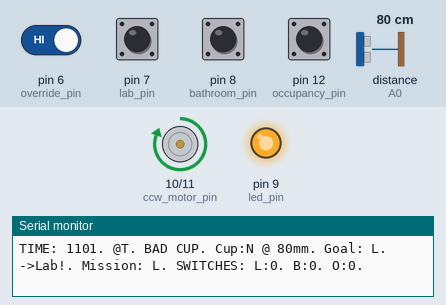
Simulated run of this sketch. Board: Arduino Nano, built with avr-gcc and run on an emulated ATmega328P. Shown: motor-driver pin pairs drawn as motors (green arrow = first pin HIGH = forward, orange = second pin HIGH = backward, longer = more drive), output pins drawn as LEDs (lit = HIGH), the last lines printed to the serial monitor. The test bench sets the inputs (shaded band); at power-on: pin 6 (override_pin), pin 7 (lab_pin), pin 8 (bathroom_pin) HIGH, pin 12 (occupancy_pin) LOW, distance to the obstacle (sensor on A0) 80 cm.

Above: at 1.2 s.
1.3 s: pin 7 (lab_pin) pulled LOW for 0.15 s
At 1.44 s:
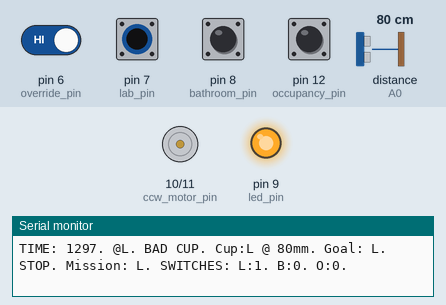
6.3 s: pin 7 (lab_pin) pulled LOW for 1 s
At 8.6 s:
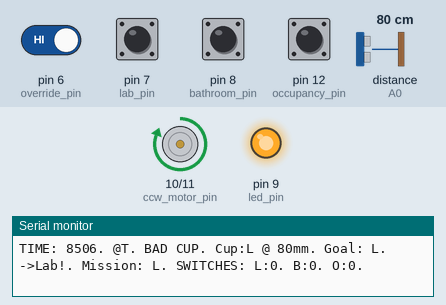
11.8 s: pin 6 (override_pin) driven LOW and pin 7 (lab_pin) driven LOW
At 16.3 s:
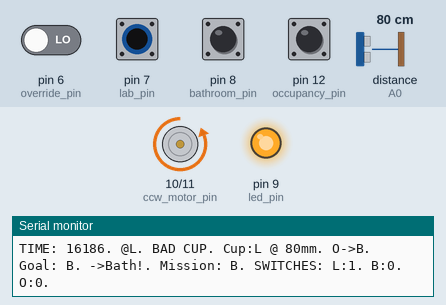
Timing chart, 0 to 17.3 s (numbered marks = the images above; inputs shaded):
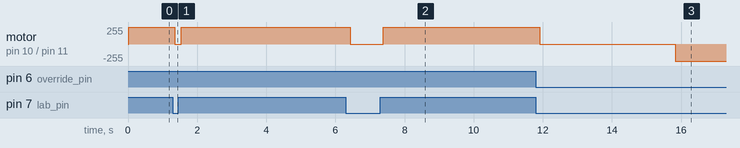

The sketch:

urine_v0.7.ino
```cpp
///////////////////////////////////////////////
////////////// URINE PASSTHROUGH //////////////
///////////////////////////////////////////////
//              BY TAYLOR ROAN               //
//      October, 2016 for GoForward, Inc.    //
//       Powered by Arduino Nano Board       //
//                                           //
// Meant to operate an automatic urine       //
// passthrough window with:                  //
//   * an occupancy sensor to determine      //
//     whether a user in the restroom is at  //
//     the window                            //
//   * an IR proximity sensor to determine   //
//     if anything is inside the passthrough //
//   * an LED ring to illuminate the         //
//     passthrough                           //
//   * two limit switches at either extent   //
//     of the motion to determine proper     //
//     positioning                           //
//   * a manual override button to rotate    //
//     the passtrhough when needed           //
//   * a DC motor to rotate the passthough   //
//     powered via an L298N driver board     //
///////////////////////////////////////////////
///////////////////////////////////////////////


///////////////////////////////////////////////
////////////// THE PRE-GAME SHOW //////////////
///////////////////////////////////////////////

/****** SENSORS ******/
// URINE CUP //
// Sharp GP2Y0A21YK0F IR proximity sensor
#include <SharpIR.h>
#define cup_pin A0 // pin to the output of the Sharp IR rangefinder
#define ir_mean 50 // (25) number of readings the library will make before calculating a mean distance
#define ir_diff 90 // (93) the difference between two consecutive measurements to be taken as valid
#define model 1080  // "working distance" int that determines your sensor, 1080 for GP2Y0A21Y, 20150 for GP2Y0A02Y
SharpIR sharp(cup_pin, ir_mean, ir_diff, model);
int floor_cutoff = 25; // [cm] distance from sensor to bottom of passthrough (which it should see when no cup present
int ir_distance = floor_cutoff; // [cm] distance from sensor to what it sees
int cup_cutoff = 20; // [cm] distance from sensor under which a cup is believed to be present
char cup_state = 'N'; // 'N'ew cup, 'U'ser has cup, 'F'ull cup, 'L'ab has cup
bool cup = false; // There is a cup in the passthrough

// OCCUPANCY //
// Sensky BS010l
#define occupancy_pin 12 // Pin to occupancy sensor output
bool user = false; // No user is there
bool user_state = false;  // No user last time you checked

// POSITIONING //
// Limit switches
#define lab_pin 7 // Pin to lab position limit switch (PIN 2 DOESN'T SEEM TO WORK!)
#define bathroom_pin 8 // Pin to bathroom position limit switch (PIN 2 DOESN'T SEEM TO WORK!)
bool toward_lab = false; // State of lab position limit switch
bool toward_bathroom = false; // State of bathroom position limit switch

// OVERRIDE //
#define override_pin 6 // Pin to lab position limit switch (PIN 2 DOESN'T SEEM TO WORK!)
bool override = false; // Whether or not we detect an override
// ^^ I should figure out how to make this an interrupt...

/****** MOTION ******/
// MOTORS //
#define cw_motor_pin 11 // The pin to drive the motor clockwise
#define ccw_motor_pin 10 // The pin to drive the motor counter clockwise
int rate = 255; // 0 is stop, from slowest 15 -> 255 for full speed
int move_time = 0; // ms
int current_position = 'C'; // can be "L" (lab), "B" (bathroom), "T" (transition), or C (confused)
char goal = 'L'; // can be "L" (lab) or "B" (bathroom)
char mission = goal; // when the goal changes, make sure you mean it
int hesitation = 4000; // [ms] hesitate this much to decide you really want to change your goal

/****** LIGHTING ******/
// LEDs //
#define led_pin 9 // Pin to LED power
int brightness = 255; // LED brightness value - I think between 0 -> 255

/****** COMMUNICATION & TIMING ******/
//#include <stdio.h>
int current_time = 0;
int change_time = 0; // when did we last think about changing our mission?

///////////////////////////////////////////////
/////////////////// WARM-UP ///////////////////
///////////////////////////////////////////////

void setup() {
  Serial.begin(9600);      // open the serial port at 9600 bps

  // Enable sensors
  pinMode(cup_pin, INPUT); // Enable the cup sensing IR rangefinder
  pinMode(occupancy_pin, INPUT); // Enable the occupancy sensor
  //pinMode(A6, INPUT); // Enable the occupancy sensor

  // Enable buttons & switches
  pinMode(lab_pin, INPUT_PULLUP); // Enable the lab position limit switch
  pinMode(bathroom_pin, INPUT_PULLUP); // Enable the bathroom position limit switch
  pinMode(override_pin, INPUT_PULLUP); // Enable the manual override button

  // Enable LEDs
  pinMode(led_pin, OUTPUT); // Enable the LED lighting
  analogWrite(led_pin, brightness); // Turn on LED lighting

  // Enable motor
  pinMode(cw_motor_pin, OUTPUT); // Enable the clockwise motor signal
  pinMode(ccw_motor_pin, OUTPUT); // Enable the counter clockwise motor signal

  // All done!
  Serial.print("Setup Done!");
}


///////////////////////////////////////////////
/////////////////// IT'S ON! //////////////////
///////////////////////////////////////////////

void loop() {
  // INITIAL REPORT //
  // Timing
  current_time = millis();
  Serial.print("TIME: ");
  Serial.print(current_time);

  // SENSING //
  current_position = checkPosition();
  cup_state = checkCup();
  goal = checkGoal();

  // MOVING //
  if (goal == mission) {
    change_time = current_time;
  } else if (current_time - change_time > hesitation) {
    mission = goal;
  }
  go();

  //Serial.print(". O:");
  //Serial.print(digitalRead(override_pin)); // Returns "0" when pressed
  Serial.print(". SWITCHES: L:");
  Serial.print(toward_lab); // Returns "0" when at the lab
  Serial.print(". B:");
  Serial.print(toward_bathroom); // Returns "0" when at the bathroom
  Serial.print(". O:");
  Serial.print(digitalRead(occupancy_pin));
  Serial.println(".");
  //Serial.println(". END."); // Let me know each time we end a loop and start a new line
}

///////////////////////////////////////////////
//////////////// CHECK POSITION ///////////////
///////////////////////////////////////////////

int checkPosition() {
  toward_lab = !digitalRead(lab_pin);
  toward_bathroom = !digitalRead(bathroom_pin);
  if (toward_lab) {
    if (toward_bathroom) {
      current_position = 'C';
      //Serial.print("CONFUSED - WHICH WAY AM I POINTING???!!!"); // Oh no.
    } else {
      current_position = 'L';
    }
  } else {
    if (toward_bathroom) {
      current_position = 'B';
    } else {
      current_position = 'T';
    }
  }
  Serial.print(". @");
  Serial.print(char(current_position)); // Tell me which way you're facing and what you're doing
  return (current_position); // Report where you're at
}

///////////////////////////////////////////////
/////////////////// CHECK CUP /////////////////
///////////////////////////////////////////////

char checkCup() { // 'N' cup, 'U'ser has cup, 'F'ull cup, 'L'ab has cup
  ir_distance = sharp.distance();
  if (ir_distance <= cup_cutoff && ir_distance > 0) {
    cup = true;
  } else if (ir_distance >= cup_cutoff && ir_distance <= floor_cutoff) {
    cup = false;
  } else {
    Serial.print(". BAD CUP");
  }

  if (current_position == 'B') { // if passthrough is facing the bathroom...
    if (cup == false) { // user has the cup if it isn't there
      cup_state = 'U';
    } else {
      if (cup_state == 'N') { // if the cup hasn't been removed it is still new
        cup_state = 'N';
      } else { // if the cup is there, but it isn't new, than it is full (or needs to be replaced)
        cup_state = 'F';
      }
    }
  } else if (current_position == 'L') { // if passthrough is facing the lab...
    if (cup == false) { // lab has the cup if it isn't there
      cup_state = 'L';
    } else {
      switch (cup_state) {
        case 'L': // if there is a cup now, but wasn't last time, it is new
          cup_state = 'N';
          break;
        case 'N': // if the cup is there, and it is new, then it is still new
          cup_state = 'N';
          break;
        case 'F': // if the cup is there, but it isn't new, then it is full (or needs to be replaced)
          cup_state = 'F';
          break;
      }
    }
  } // ignore transition & confusion because nothing should be happening anyway

  Serial.print(". Cup:");
  Serial.print(char(cup_state)); // Tell me the state of the cup
  Serial.print(" @ ");
  Serial.print(ir_distance); // Tell me how far rangefinder can see
  Serial.print("mm");
  return (cup_state); // Report if you have the cup
}

///////////////////////////////////////////////
////////////////// CHECK GOAL /////////////////
///////////////////////////////////////////////

char checkGoal() {
  user = digitalRead(occupancy_pin);

  switch (cup_state) {
    case 'U': // If the user has the cup, keep the passthrough open to the bathroom
      goal = 'B';
      break;
    case 'L': // If the cup is in the lab, keep the passthrough open to the lab
      goal = 'L';
      break;
    case 'F': // If the cup full, send it to the lab if the user isn't there
      if (user && goal == 'B') {
        goal = 'B';
      } else {
        goal = 'L';
      }
      break;
    case 'N': // If the cup is new, send it to the user when they arrive
      if (goal == 'B') {
        goal = 'B';
      } else if (user) {
        goal = 'B';
      } else {
        goal = 'L';
      }
      break;
  }

  override = !digitalRead(override_pin);
  if (override) {
    if (toward_lab) {
      goal = 'B';
      Serial.print(". O->B");
    } else if (toward_bathroom) {
      goal = 'L';
      Serial.print(". O->L");
    }
  }
  Serial.print(". Goal: ");
  Serial.print(char(goal)); // Tell me where you wanna be
  return (goal); // Report where you're at
}

///////////////////////////////////////////////
//////////////////// MOVING ///////////////////
///////////////////////////////////////////////

void go() {
  if (current_position != mission) {
    current_position = 'T';
    Serial.print(". ->");

    switch (mission) {
      case 'L':
        Serial.print("Lab!");
        analogWrite(cw_motor_pin, 0);
        analogWrite(ccw_motor_pin, rate);
        break;
      case 'B':
        Serial.print("Bath!");
        analogWrite(cw_motor_pin, rate);
        analogWrite(ccw_motor_pin, 0);
        break;
    }
  } else {
    Serial.print(". STOP");
    analogWrite(cw_motor_pin, 0);
    analogWrite(ccw_motor_pin, 0);
  }
  Serial.print(". Mission: ");
  Serial.print(char(mission)); // Tell me where you're headed
}


///////////////////////////////////////////////
///////////////// GARBAGE DUMP ////////////////
///////////////////////////////////////////////
```

Measured:
- after the input at 1.3 s, motor on pin 10 (ccw_motor_pin) / pin 11 (cw_motor_pin): forward 255/255 → stopped after 0.05 s, → forward 255/255 0.19 s later
- after the input at 6.3 s, motor on pin 10 (ccw_motor_pin) / pin 11 (cw_motor_pin): forward 255/255 → stopped after 0.13 s, → forward 255/255 0.96 s later
- after the input at 11.8 s, motor on pin 10 (ccw_motor_pin) / pin 11 (cw_motor_pin): forward 255/255 → stopped after 0.11 s, → backward 255/255 3.9 s later
